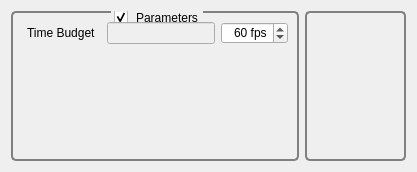
<?xml version="1.0" encoding="UTF-8"?>
<ui version="4.0">
 <class>QPlotView</class>
 <widget class="QWidget" name="QPlotView">
  <property name="geometry">
   <rect>
    <x>0</x>
    <y>0</y>
    <width>417</width>
    <height>172</height>
   </rect>
  </property>
  <property name="windowTitle">
   <string>Form</string>
  </property>
  <property name="styleSheet">
   <string notr="true">QGroupBox
{
     background-color: qlineargradient(x1: 0, y1: 0, x2: 0, y2: 1,
                                       stop: 0 #E0E0E0, stop: 1 #FFFFFF);
     border: 2px solid gray;
     border-radius: 5px;
     margin-top: 1ex; /* leave space at the top for the title */
 }

 QGroupBox::title
{
	 subcontrol-origin: margin;
     subcontrol-position: top center; /* position at the top center */
     padding: 0 3px;
     background-color: qlineargradient(x1: 0, y1: 0, x2: 0, y2: 1,
                                       stop: 0 #FFOECE, stop: 1 #FFFFFF);
 }

QLabel
{
	border-radius: 4px;
	padding: 2px;
 }
</string>
  </property>
  <layout class="QHBoxLayout" name="horizontalLayout">
   <item>
    <widget class="QGroupBox" name="_timeBudgetParametersGroupBox">
     <property name="enabled">
      <bool>true</bool>
     </property>
     <property name="title">
      <string>Parameters</string>
     </property>
     <property name="checkable">
      <bool>true</bool>
     </property>
     <layout class="QGridLayout" name="gridLayout">
      <item row="0" column="0">
       <widget class="QLabel" name="label">
        <property name="text">
         <string>Time Budget</string>
        </property>
       </widget>
      </item>
      <item row="0" column="1">
       <widget class="QLineEdit" name="_timeBudgetLineEdit">
        <property name="enabled">
         <bool>false</bool>
        </property>
        <property name="sizePolicy">
         <sizepolicy hsizetype="Fixed" vsizetype="Fixed">
          <horstretch>0</horstretch>
          <verstretch>0</verstretch>
         </sizepolicy>
        </property>
        <property name="alignment">
         <set>Qt::AlignRight|Qt::AlignTrailing|Qt::AlignVCenter</set>
        </property>
        <property name="readOnly">
         <bool>true</bool>
        </property>
       </widget>
      </item>
      <item row="0" column="2">
       <widget class="QSpinBox" name="_timeBudgetSpinBox">
        <property name="sizePolicy">
         <sizepolicy hsizetype="Fixed" vsizetype="Fixed">
          <horstretch>0</horstretch>
          <verstretch>0</verstretch>
         </sizepolicy>
        </property>
        <property name="alignment">
         <set>Qt::AlignRight|Qt::AlignTrailing|Qt::AlignVCenter</set>
        </property>
        <property name="suffix">
         <string> fps</string>
        </property>
        <property name="minimum">
         <number>1</number>
        </property>
        <property name="maximum">
         <number>120</number>
        </property>
        <property name="value">
         <number>60</number>
        </property>
       </widget>
      </item>
      <item row="1" column="1">
       <spacer name="verticalSpacer">
        <property name="orientation">
         <enum>Qt::Vertical</enum>
        </property>
        <property name="sizeHint" stdset="0">
         <size>
          <width>20</width>
          <height>17</height>
         </size>
        </property>
       </spacer>
      </item>
     </layout>
    </widget>
   </item>
   <item>
    <widget class="QGroupBox" name="_frameTimeViewGroupBox">
     <property name="title">
      <string/>
     </property>
    </widget>
   </item>
  </layout>
 </widget>
 <resources/>
 <connections/>
</ui>
